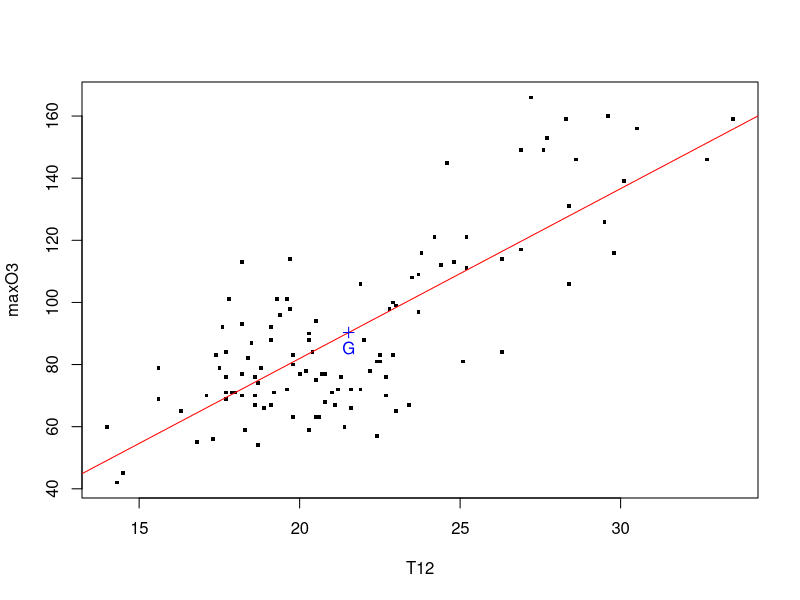
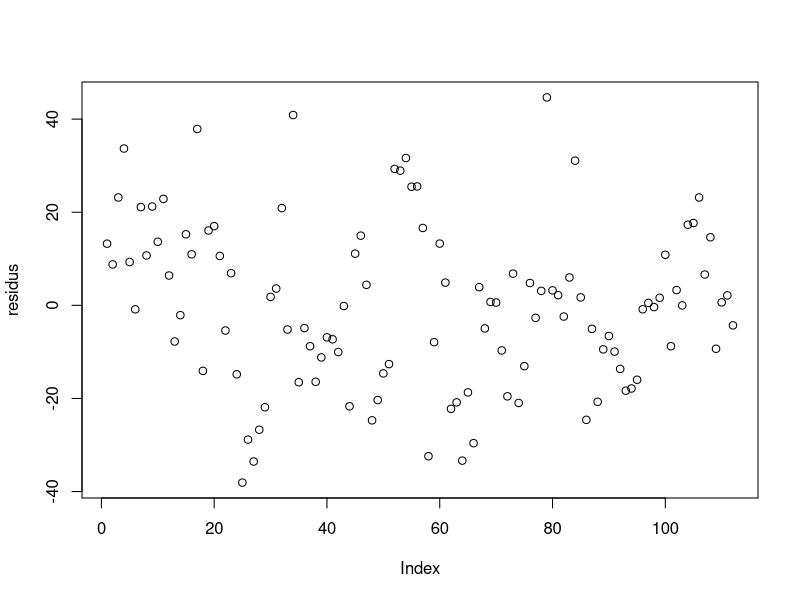
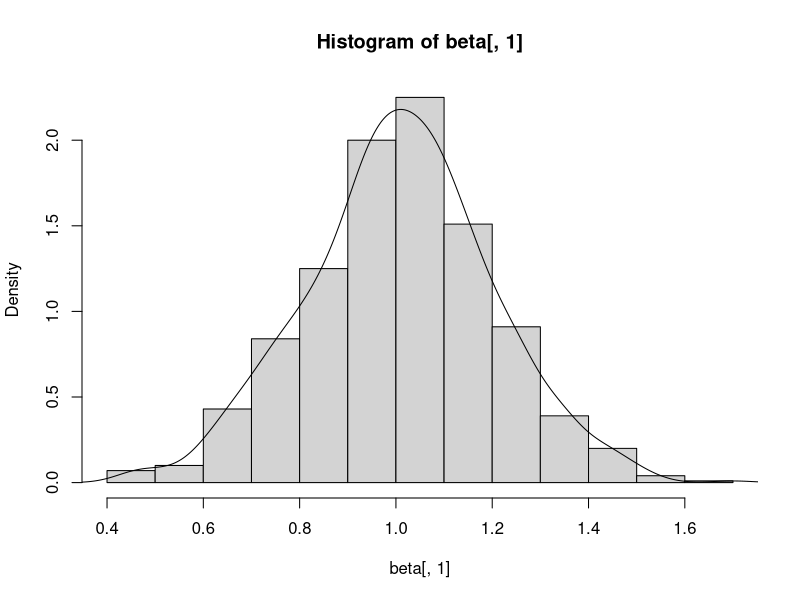
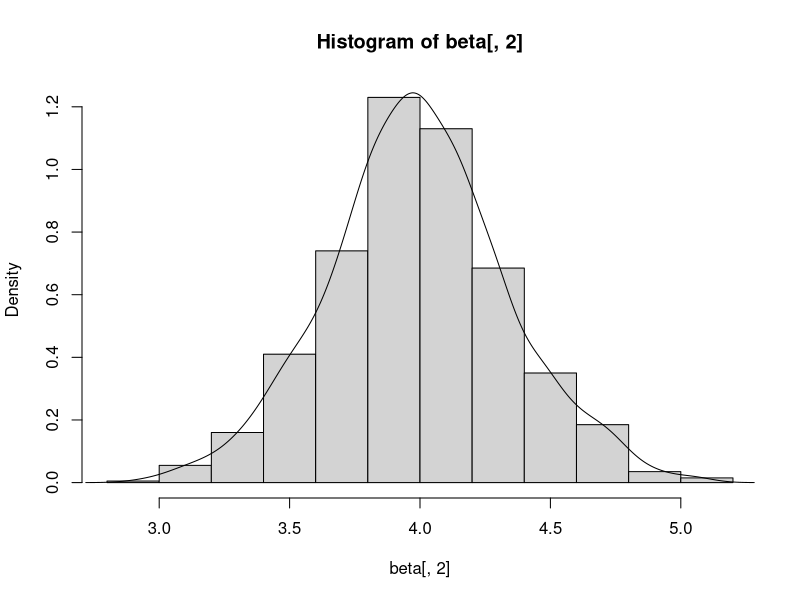

The R source for these figures, in order:
# Section 2
# Question 1
ozone=read.table("ozone.txt",header=T)
summary(ozone) # ce sont donc les premiere et troisieme colonnes que l'on va garder
ozone=ozone[,c(1,3)] # ou bien : ozone = ozone[,c("maxO3","T12")]
summary(ozone)
plot(maxO3~T12,data=ozone,pch=15,cex=.5) 
# Question 2 : vu le nuage de points, un ajustement lineaire ne semble pas farfelu
# Question 3
reg=lm(maxO3~T12,data=ozone)
summary(reg) # on a donc beta0hat=-27.42 et beta1hat=5.47
# Question 4
names(reg)
# Question 5
beta=reg$coefficients # ou plus court : beta=reg$coef
SCR=sum((ozone$maxO3-(beta[1]+beta[2]*ozone$T12))^2) # Somme des Carres Residuelle = 33947.85
n=nrow(ozone) # n=112
sigmahat=sqrt(SCR/(n-2)) # on retrouve la Residual Standard Error
# Question 6
abline(beta[1],beta[2],col="red")
points(mean(ozone$T12),mean(ozone$maxO3),pch=3,col="blue")
text(mean(ozone$T12),mean(ozone$maxO3)-5,"G",col="blue")
# Question 7
plot(reg$residuals,ylab="residus") # il vaut mieux regarder les residus studentises, cf. fiche suivante 
# Question 8 : on regarde la valeur correspondant a T12=25 sur la droite de regression
# Question 9
maxO3p=beta[1]+beta[2]*25 # 109.3
# Question 10 : il faut construire un data-frame avec le meme nom de variable
demain=data.frame(25)
colnames(demain)="T12"
predict(reg,newdata=demain) 
predict(reg,newdata=demain,interval="pred") # si on veut en plus un intervalle de prevision a 95%

# Section 3
# Question 1
x=seq(0,1,by=0.01) # les Xi sont ainsi regulierement repartis
n=length(x)
B=1000
matY=matrix(0,ncol=n,nrow=B)
beta=matrix(nrow=B,ncol=2)
for (i in 1:B){
    matY[i,]=1+4*x+rnorm(n)
    beta[i,]=coef(lm(matY[i,]~x))
}
# Question 2
summary(beta)
hist(beta[,1],freq=FALSE) 
lines(density(beta[,1])) # une brave tete de gaussienne
hist(beta[,2],freq=FALSE) 
lines(density(beta[,2])) # idem
var(beta[,1]) # Rappel : Vth0=(sigma2*somme des Xi^2)/(n*somme des (Xi-Xbar)^2) avec dans notre cas sigma2=1
Vth0=sum(x^2)/(n*sum((x-mean(x))^2)) # 0.039, donc ca coincide
var(beta[,2]) # Rappel : Vth1=sigma2/(somme des (Xi-Xbar)^2) avec dans notre cas sigma2=1
Vth1=1/sum((x-mean(x))^2) # happy end!





